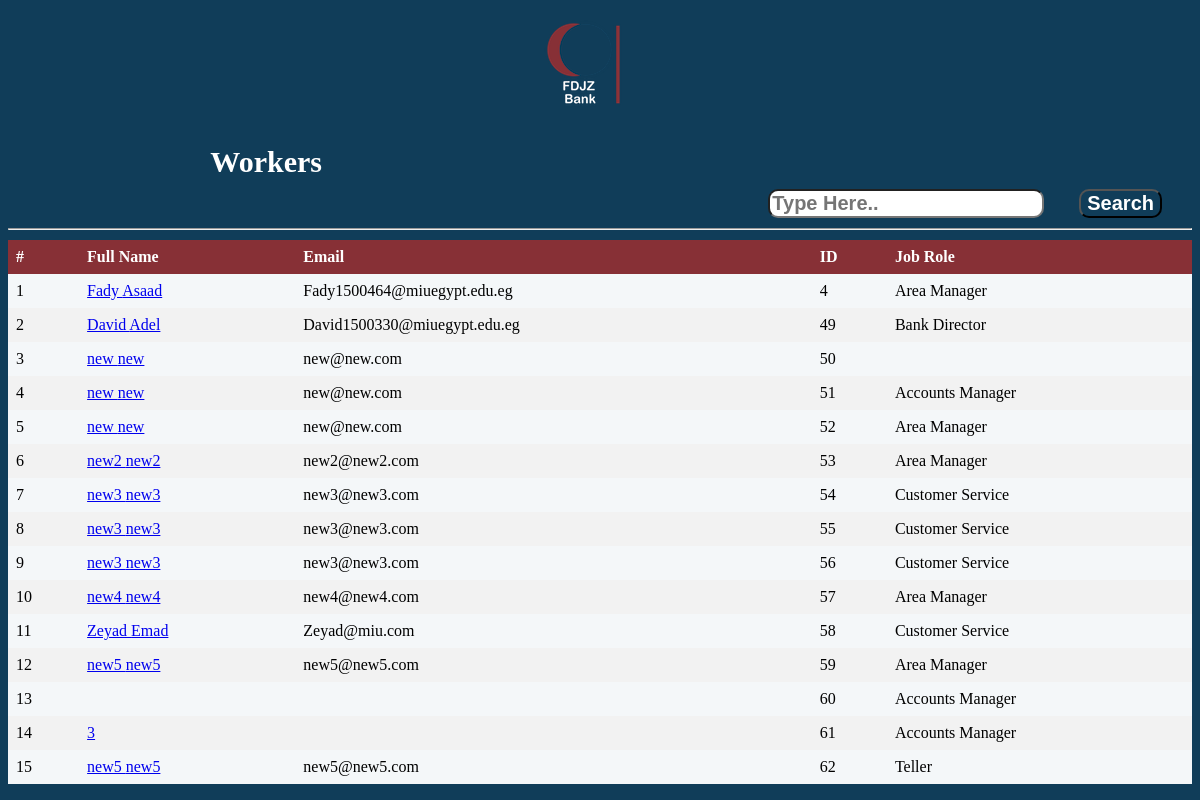
The page /Worker/php/ShowWorkers.php (signed in) on the database its author committed.
### tables this page shows
CREATE TABLE IF NOT EXISTS `worker_admin_account` (
  `id` int(11) NOT NULL AUTO_INCREMENT,
  `FName` varchar(50) DEFAULT NULL,
  `LName` varchar(50) DEFAULT NULL,
  `Email` varchar(50) DEFAULT NULL,
  `Address` varchar(50) DEFAULT NULL,
  `City` varchar(50) DEFAULT NULL,
  `PhoneNumber` varchar(11) DEFAULT NULL,
  `JobRole` varchar(50) DEFAULT NULL,
  `Salary` float DEFAULT NULL,
  `PositionID` int(11) NOT NULL,
  `DateAdded` datetime NOT NULL,
  PRIMARY KEY (`id`),
  KEY `FK11` (`PositionID`)
);

### Worker/ClassesGedida/dbconnect.php (called while the page is built, shortened)
<?php
  class dbconnect
  {
      private $servername;
      private $username;
      private $password;
      private $db;
      private $con;
      function __construct()
      {
          $this->servername = "localhost";
          $this->username = "root";
          $this->password = "";
          $this->db = "FDJZ";
          $this->con = $this->Connect();
      }
      function connect()
      {
          $this->con = mysqli_connect($this->servername, $this->username, $this->password, $this->db);
          if ($this -> con ->connect_error)
          {
              die("Failed to connect: " .$this->con->connect_error);
          }
          else
          {
              return $this->con;
          }
      }
      function executesql($sql)
      {
        $result = mysqli_query($this->con, $sql);
        if($result == TRUE)
              {
          return $result;
        }
        else
              {
          echo "Error executing SQL statement: " .$this->con->error;
        }
      }
  }
?>

### Worker/ClassesGedida/Admin.php (the view, shortened to what this page needs)
<?php
  include_once("Loans.php");
  include_once("dbconnect.php");
  class Admin extends WorkerAdminCommon{
    public $db;
    function __construct(){
      $this->db=new dbconnect;
      $this->db->connect();
    }
     function showAllWorkers(){
       $this->db->connect();
       $sql = "SELECT `FName`, `LName`, `Email`, `id`, `JobRole`
               FROM worker_admin_account
               WHERE PositionID = 2
               ";
       $result = $this->db->executesql($sql);
       $counter = 1;
       foreach($result as $row){
           echo'<tr>';
           echo'<td>'.$counter++.'</td>';
           echo'<td><a href="WorkerReport.php?id='.$row['id'].'">'.$row['FName']." ".$row['LName'].'</a></td>';
           echo'<td>'.$row['Email'].'</td>';
           echo'<td>'.$row['id'].'</td>';
           echo'<td>'.$row['JobRole'].'</td>';
           echo'</tr>';
       }
     }
  }
?>

### Worker/css/showusers.css (style rules this page uses)
body { background-color:#103D59; }
th, td { text-align: left; padding: 8px; }
tr:nth-child(even) { background-color: #f2f2f2 }

### rows shown on the page
worker_admin_account: FName "Fady", LName "Asaad", Email "Fady1500464@miuegypt.edu.eg", id "4", JobRole "Area Manager"
worker_admin_account: FName "David", LName "Adel", Email "David1500330@miuegypt.edu.eg", id "49", JobRole "Bank Director"
worker_admin_account: FName "new", LName "new", Email "new@new.com", id "50"
worker_admin_account: FName "new", LName "new", Email "new@new.com", id "51", JobRole "Accounts Manager"
worker_admin_account: FName "new", LName "new", Email "new@new.com", id "52", JobRole "Area Manager"
worker_admin_account: FName "new2", LName "new2", Email "new2@new2.com", id "53", JobRole "Area Manager"
worker_admin_account: FName "new3", LName "new3", Email "new3@new3.com", id "54", JobRole "Customer Service"
worker_admin_account: FName "new3", LName "new3", Email "new3@new3.com", id "55", JobRole "Customer Service"
worker_admin_account: FName "new3", LName "new3", Email "new3@new3.com", id "56", JobRole "Customer Service"
worker_admin_account: FName "new4", LName "new4", Email "new4@new4.com", id "57", JobRole "Area Manager"
worker_admin_account: FName "Zeyad", LName "Emad", Email "Zeyad@miu.com", id "58", JobRole "Customer Service"
worker_admin_account: FName "new5", LName "new5", Email "new5@new5.com", id "59", JobRole "Area Manager"
worker_admin_account: id "60", JobRole "Accounts Manager"
worker_admin_account: FName "3", id "61", JobRole "Accounts Manager"
worker_admin_account: FName "new5", LName "new5", Email "new5@new5.com", id "62", JobRole "Teller"
